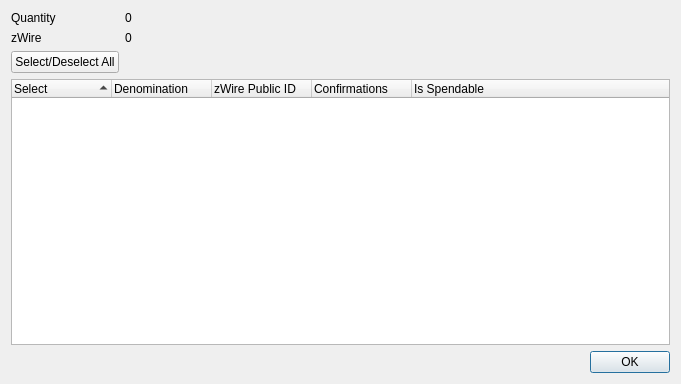
<?xml version="1.0" encoding="UTF-8"?>
<ui version="4.0">
 <class>ZWireControlDialog</class>
 <widget class="QDialog" name="ZWireControlDialog">
  <property name="geometry">
   <rect>
    <x>0</x>
    <y>0</y>
    <width>681</width>
    <height>384</height>
   </rect>
  </property>
  <property name="minimumSize">
   <size>
    <width>681</width>
    <height>384</height>
   </size>
  </property>
  <property name="windowTitle">
   <string>Select zWire to Spend</string>
  </property>
  <layout class="QGridLayout" name="gridLayout">
   <item row="0" column="0">
    <layout class="QFormLayout" name="formLayout">
     <property name="sizeConstraint">
      <enum>QLayout::SetDefaultConstraint</enum>
     </property>
     <item row="0" column="0">
      <widget class="QLabel" name="labelQuantity">
       <property name="text">
        <string>Quantity</string>
       </property>
      </widget>
     </item>
     <item row="0" column="1">
      <widget class="QLabel" name="labelQuantity_int">
       <property name="text">
        <string>0</string>
       </property>
      </widget>
     </item>
     <item row="1" column="0">
      <widget class="QLabel" name="labelZWire">
       <property name="text">
        <string>zWire</string>
       </property>
      </widget>
     </item>
     <item row="1" column="1">
      <widget class="QLabel" name="labelZWire_int">
       <property name="text">
        <string>0</string>
       </property>
      </widget>
     </item>
     <item row="2" column="0">
      <widget class="QPushButton" name="pushButtonAll">
       <property name="text">
        <string>Select/Deselect All</string>
       </property>
      </widget>
     </item>
    </layout>
   </item>
   <item row="1" column="0">
    <layout class="QVBoxLayout" name="verticalLayout">
     <item>
      <widget class="QTreeWidget" name="treeWidget">
       <property name="minimumSize">
        <size>
         <width>0</width>
         <height>250</height>
        </size>
       </property>
       <property name="alternatingRowColors">
        <bool>true</bool>
       </property>
       <property name="sortingEnabled">
        <bool>true</bool>
       </property>
       <property name="columnCount">
        <number>5</number>
       </property>
       <attribute name="headerDefaultSectionSize">
        <number>100</number>
       </attribute>
       <column>
        <property name="text">
         <string notr="true">Select</string>
        </property>
       </column>
       <column>
        <property name="text">
         <string notr="true">Denomination</string>
        </property>
       </column>
       <column>
        <property name="text">
         <string notr="true">zWire Public ID</string>
        </property>
       </column>
       <column>
        <property name="text">
         <string notr="true">Confirmations</string>
        </property>
       </column>
       <column>
        <property name="text">
         <string>Is Spendable</string>
        </property>
       </column>
      </widget>
     </item>
     <item>
      <widget class="QDialogButtonBox" name="buttonBox">
       <property name="orientation">
        <enum>Qt::Horizontal</enum>
       </property>
       <property name="standardButtons">
        <set>QDialogButtonBox::Ok</set>
       </property>
      </widget>
     </item>
    </layout>
   </item>
  </layout>
 </widget>
 <resources/>
 <connections>
  <connection>
   <sender>buttonBox</sender>
   <signal>accepted()</signal>
   <receiver>ZWireControlDialog</receiver>
   <slot>accept()</slot>
   <hints>
    <hint type="sourcelabel">
     <x>248</x>
     <y>254</y>
    </hint>
    <hint type="destinationlabel">
     <x>157</x>
     <y>274</y>
    </hint>
   </hints>
  </connection>
  <connection>
   <sender>buttonBox</sender>
   <signal>rejected()</signal>
   <receiver>ZWireControlDialog</receiver>
   <slot>reject()</slot>
   <hints>
    <hint type="sourcelabel">
     <x>316</x>
     <y>260</y>
    </hint>
    <hint type="destinationlabel">
     <x>286</x>
     <y>274</y>
    </hint>
   </hints>
  </connection>
 </connections>
</ui>
